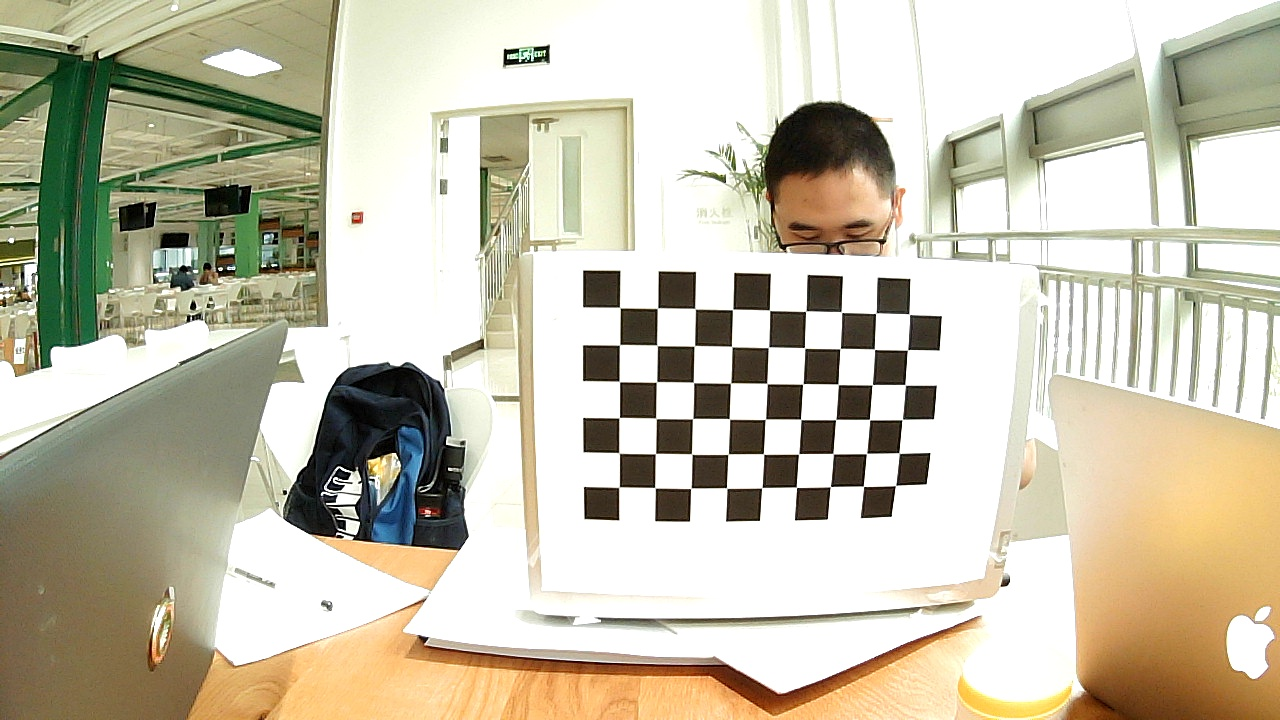
#> input picture Dataset/left/14.jpeg, 1280 x 720 px, found by its file name
$ python disparity_map.py   (older library calls are emulated)
#> lines starting #> are read from the running program, lines starting #| are printed output that depends on the picture; after the words box and inside, x2 and y2 are one past the last pixel; in counts of white or black regions, pixels touching at a corner belong together; long printed decimals are rounded
### Stereo_Calibration.py
import numpy as np
import cv2
import glob
import os

class StereoCalibration(object):
    def __init__(self, filepath, square_size):
        # termination criteria
        self.criteria = (cv2.TERM_CRITERIA_EPS +
                         cv2.TERM_CRITERIA_MAX_ITER, 30, 0.001)
        self.criteria_cal = (cv2.TERM_CRITERIA_EPS +
                             cv2.TERM_CRITERIA_MAX_ITER, 100, 1e-5)
        self.square_size = square_size # unit in meters
        # prepare object points, like (0,0,0), (1,0,0), (2,0,0) ....,(6,5,0)
        self.objp = np.zeros((9*6, 3), np.float32)
        self.objp[:, :2] = np.mgrid[0:9, 0:6].T.reshape(-1, 2) * self.square_size


        # Arrays to store object points and image points from all the images.
        self.objpoints = []  # 3d point in real world space
        self.imgpoints_l = []  # 2d points in image plane.
        self.imgpoints_r = []  # 2d points in image plane.

        self.cal_path = filepath
        self.camera_model = self.read_images(self.cal_path)


    def read_images(self, cal_path):
        images_right = glob.glob(cal_path + 'right/*.jpeg')
        images_left = glob.glob(cal_path + 'left/*.jpeg')
        images_left.sort()
        images_right.sort()

        for i, fname in enumerate(images_right):
            img_l = cv2.imread(images_left[i])
            img_r = cv2.imread(images_right[i])

            gray_l = cv2.cvtColor(img_l, cv2.COLOR_BGR2GRAY)
            gray_r = cv2.cvtColor(img_r, cv2.COLOR_BGR2GRAY)

            # Find the chess board corners
            ret_l, corners_l = cv2.findChessboardCorners(gray_l, (9, 6), None)
            ret_r, corners_r = cv2.findChessboardCorners(gray_r, (9, 6), None)

            # If found, add object points, image points (after refining them)
            self.objpoints.append(self.objp)

            if ret_l is True:
                rt = cv2.cornerSubPix(gray_l, corners_l, (11, 11),
                                      (-1, -1), self.criteria)
                self.imgpoints_l.append(corners_l)

                # Draw and display the corners
                ret_l = cv2.drawChessboardCorners(img_l, (9, 6),
                                                  corners_l, ret_l)
                #cv2.imshow(images_left[i], img_l)
                #cv2.waitKey(500)

            if ret_r is True:
                rt = cv2.cornerSubPix(gray_r, corners_r, (11, 11),
                                      (-1, -1), self.criteria)
                self.imgpoints_r.append(corners_r)

                # Draw and display the corners
                ret_r = cv2.drawChessboardCorners(img_r, (9, 6),
                                                  corners_r, ret_r)
                #cv2.imshow(images_right[i], img_r)
                #cv2.waitKey(500)
            img_shape = gray_l.shape[::-1]

        rt, self.M1, self.d1, self.r1, self.t1 = cv2.calibrateCamera(
            self.objpoints, self.imgpoints_l, img_shape, None, None)
        rt, self.M2, self.d2, self.r2, self.t2 = cv2.calibrateCamera(
            self.objpoints, self.imgpoints_r, img_shape, None, None)

        self.camera_model = self.stereo_calibrate(img_shape)
        return self.camera_model

    def stereo_calibrate(self, dims):
        flags = 0
        flags |= cv2.CALIB_FIX_INTRINSIC
        flags |= cv2.CALIB_USE_INTRINSIC_GUESS
        flags |= cv2.CALIB_FIX_FOCAL_LENGTH
        flags |= cv2.CALIB_ZERO_TANGENT_DIST


        stereocalib_criteria = (cv2.TERM_CRITERIA_MAX_ITER +
                                cv2.TERM_CRITERIA_EPS, 100, 1e-5)
        ret, M1, d1, M2, d2, R, T, E, F = cv2.stereoCalibrate(
            self.objpoints, self.imgpoints_l,
            self.imgpoints_r, self.M1, self.d1, self.M2,
            self.d2, dims,
            criteria=stereocalib_criteria, flags=flags)

        print('Intrinsic_mtx_1 left', M1)
        print('dist_1', d1)
        print('Intrinsic_mtx_2 right', M2)
        print('dist_2', d2)
        print('R', R)
        print('T', T)
        print('E', E)
        print('F', F)

        # camera_model = {}
        # camera_model['M1'] = M1
        # camera_model['M2'] = M2
        # camera_model['dist1'] = d1
        # camera_model['dist2'] = d2
        # camera_model['rvecs1'] = self.r1
        # camera_model['rvecs2'] = self.r2
        # camera_model['R'] = R
        # camera_model['T'] = T
        # camera_model['E'] = E
        # camera_model['F'] = F

        camera_model = {'M1': M1, 'M2': M2, 'dist1': d1,
                            'dist2': d2, 'rvecs1': self.r1,
                            'rvecs2' : self.r2, 'R': R, 'T': T,
                            'E': E, 'F': F}

        return camera_model

# [4 lines that do not run on import are left out]

### stereo_config.py
import numpy as np
import cv2
from Stereo_Calibration import *
import os

#双目相机参数
class stereoCameral(object):
    def __init__(self):
        self.filepath = os.path.join(os.getcwd(),'Dataset/')
        self.cal_data = StereoCalibration(self.filepath, 0.215)
        #左相机内参数
        self.cam_matrix_left = self.cal_data.camera_model['M1']
        #右相机内参数
        self.cam_matrix_right = self.cal_data.camera_model['M2']

        #左右相机畸变系数:[k1, k2, p1, p2, k3]
        self.distortion_l = self.cal_data.camera_model['dist1']
        self.distortion_r = self.cal_data.camera_model['dist2']

        #旋转矩阵
        om = self.cal_data.camera_model['R']
        self.R = cv2.Rodrigues(om)[0]  # 使用Rodrigues变换将om变换为R
        #平移矩阵
        self.T = self.cal_data.camera_model['T']

### disparity_map.py
import cv2
import numpy as np
import stereo_config as stereoconfig
import scipy.signal as signal
import os
import matplotlib.pyplot as plt

def getRectifyTransform(height, width, config):
    #读取矩阵参数
    left_K = config.cam_matrix_left
    right_K = config.cam_matrix_right
    left_distortion = config.distortion_l
    right_distortion = config.distortion_r
    R = config.R
    T = config.T

    #计算校正变换
    if type(height) != "int" or type(width) != "int":
        height = int(height)
        width = int(width)
    R1, R2, P1, P2, Q, roi1, roi2 = cv2.stereoRectify(left_K, left_distortion, right_K, right_distortion,
                                                      (width, height), R, T, alpha=0)
    map1x, map1y = cv2.initUndistortRectifyMap(left_K, left_distortion, R1, P1, (width, height), cv2.CV_32FC1)
    map2x, map2y = cv2.initUndistortRectifyMap(right_K, right_distortion, R2, P2, (width, height), cv2.CV_32FC1)

    return map1x, map1y, map2x, map2y, Q

# 畸变校正和立体校正
def rectifyImage(image1, image2, map1x, map1y, map2x, map2y):
    rectifyed_img1 = cv2.remap(image1, map1x, map1y, cv2.INTER_AREA)
    rectifyed_img2 = cv2.remap(image2, map2x, map2y, cv2.INTER_AREA)
    return rectifyed_img1, rectifyed_img2

#视差计算
def sgbm(imgL, imgR):
    #SGBM参数设置
    blockSize = 8
    img_channels = 3
    stereo = cv2.StereoSGBM_create(minDisparity = 1,
                                   numDisparities = 64,
                                   blockSize = blockSize,
                                   P1 = 8 * img_channels * blockSize * blockSize,
                                   P2 = 32 * img_channels * blockSize * blockSize,
                                   disp12MaxDiff = -1,
                                   preFilterCap = 1,
                                   uniquenessRatio = 10,
                                   speckleWindowSize = 100,
                                   speckleRange = 100,
                                   mode = cv2.STEREO_SGBM_MODE_HH)
    # 计算视差图
    disp = stereo.compute(imgL, imgR)
    disp = np.divide(disp.astype(np.float32), 16.)#除以16得到真实视差图
    return disp
#计算三维坐标，并删除错误点
def threeD(disp, Q):
    # 计算像素点的3D坐标（左相机坐标系下）
    points_3d = cv2.reprojectImageTo3D(disp, Q)

    points_3d = points_3d.reshape(points_3d.shape[0] * points_3d.shape[1], 3)

    X = points_3d[:, 0]
    Y = points_3d[:, 1]
    Z = points_3d[:, 2]

    #选择并删除错误的点
    remove_idx1 = np.where(Z <= 0)
    remove_idx2 = np.where(Z > 15000)
    remove_idx3 = np.where(X > 10000)
    remove_idx4 = np.where(X < -10000)
    remove_idx5 = np.where(Y > 10000)
    remove_idx6 = np.where(Y < -10000)
    remove_idx = np.hstack(
        (remove_idx1[0], remove_idx2[0], remove_idx3[0], remove_idx4[0], remove_idx5[0], remove_idx6[0]))

    points_3d = np.delete(points_3d, remove_idx, 0)

    #计算目标点（这里我选择的是目标区域的中位数，可根据实际情况选取）
    if points_3d.any():
        x = np.median(points_3d[:, 0])
        y = np.median(points_3d[:, 1])
        z = np.median(points_3d[:, 2])
        targetPoint = [x, y, z]
    else:
        targetPoint = [0, 0, -1]#无法识别目标区域

    return targetPoint

file_num = 14
filepath = os.path.join(os.getcwd(),'Dataset/')
imgR = cv2.imread(filepath + 'right/'+str(file_num) + '.jpeg', 0)
#> imgR: shape (720, 1280); min 0, max 255, mean 192.4
imgL = cv2.imread(filepath + 'left/'+str(file_num) + '.jpeg', 0)

height, width = imgL.shape[0:2]
#> height = 720; width = 1280
# 读取相机内参和外参
config = stereoconfig.stereoCameral()
#> in read_images, img_l is the input picture: shape (720, 1280, 3); mean B, G, R 173.1, 193, 198.5
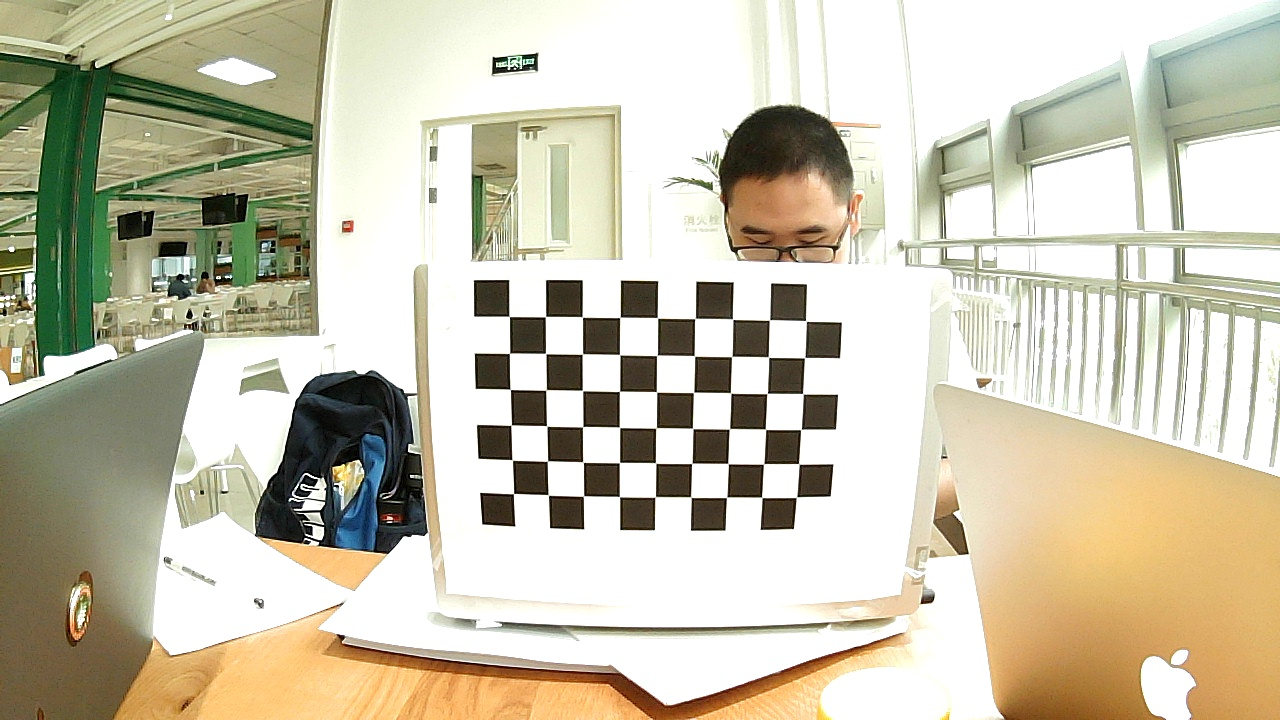
#> input picture Dataset/right/1.jpeg, 1280 x 720 px
#> in read_images, img_r is the input picture: shape (720, 1280, 3); mean B, G, R 174.6, 195.3, 200.8
#> in read_images, `gray_r = cv2.cvtColor(img_r, cv2.COLOR_BGR2GRAY)`:
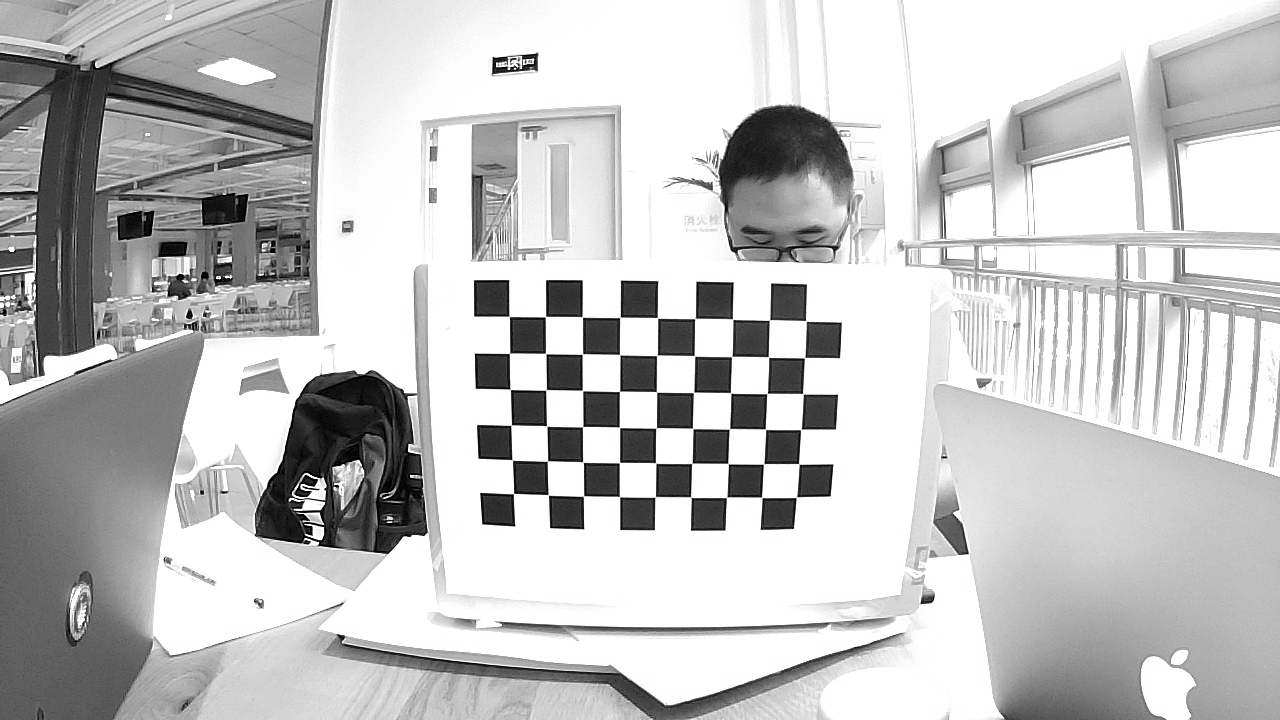
#> gray_r: shape (720, 1280); min 0, max 255, mean 194.6
#> in read_images, `ret_l, corners_l = cv2.findChessboardCorners(gray_l, (9, 6), None)`: ret_l = True; corners_l = 54 rows, first 8: [619.7, 307.5], [657.4, 308.3], [695.1, 308.6], [732.5, 309.5], [769.5, 310.2], [805.6, 311.2], [841.4, 312.1], [875.6, 313.3]
#> in read_images, `ret_r, corners_r = cv2.findChessboardCorners(gray_r, (9, 6), None)`: ret_r = True; corners_r = 54 rows, first 8: [509.3, 316.5], [545.5, 316.6], [582.4, 317.1], [619.8, 317.4], [657.4, 317.7], [695, 318.5], [732.7, 319.3], [769.3, 320.1]
#> in read_images, `rt = cv2.cornerSubPix(gray_l, corners_l, (11, 11), (-1, -1), self.crit..`: rt = 54 rows, first 8: [619.8, 307.5], [657.4, 308.2], [695, 308.6], [732.6, 309.5], [769.5, 310.3], [805.8, 311.2], [841.4, 312], [875.8, 313.2]
#> in read_images, `rt = cv2.cornerSubPix(gray_r, corners_r, (11, 11), (-1, -1), self.crit..`: rt = 54 rows, first 8: [509.2, 316.4], [545.5, 316.6], [582.4, 316.9], [620, 317.4], [657.4, 317.8], [695, 318.5], [732.6, 319.2], [769.5, 320.1]
#> in read_images, `rt, self.M1, self.d1, self.r1, self.t1 = cv2.calibrateCamera( self.obj..`: rt = 0.193; self.M1 = [[363.1, 0, 659.4], [0, 353.3, 416.1], [0, 0, 1]]; self.d1 = [[-0.125, 0.118, -0.0118, 0.0016, -0.105]]; self.r1 = ([0.0842, -0.00698, 0.0137],); self.t1 = ([-0.226, -0.633, 2.06],)
#> in read_images, `rt, self.M2, self.d2, self.r2, self.t2 = cv2.calibrateCamera( self.obj..`: rt = 0.559; self.M2 = [[6371.9, 0, 688.3], [0, 4875.2, 339], [0, 0, 1]]; self.d2 = [[-29.92, 3969.1, -0.182, 0.149, 21.91]]; self.r2 = ([0.00713, -0.698, 0.0197],); self.t2 = ([-0.793, -0.133, 27.41],)
#> in stereo_calibrate, `ret, M1, d1, M2, d2, R, T, E, F = cv2.stereoCalibrate( self.objpoints,..`: ret = 0.418; M1 = [[363.1, 0, 659.4], [0, 353.3, 416.1], [0, 0, 1]]; d1 = [[-0.125, 0.118, -0.0118, 0.0016, -0.105]]; M2 = [[6371.9, 0, 688.3], [0, 4875.2, 339], [0, 0, 1]]; d2 = [[-29.92, 3969.1, -0.182, 0.149, 21.91]]; R = [[0.771, 0.0438, -0.636], [0.00186, 0.997, 0.071], [0.637, -0.0559, 0.769]]; T = [0.718, 0.353, 25.94]; E = [[0.177, -25.89, -1.57], [19.53, 1.18, -17.04], [-0.271, 0.701, 0.275]]; F = [[1.28e-07, -1.92e-05, 0.0075], [1.84e-05, 1.14e-06, -0.0185], [-0.00758, 0.0162, 1]]
#| Intrinsic_mtx_1 left [[363.148   0.         659.438]
#|  [  0.         353.261  416.127]
#|  [  0.           0.           1.        ]]
#| dist_1 [[-0.1246  0.1177 -0.0118  0.001601 -0.1052]]
#| Intrinsic_mtx_2 right [[6.37188878e+03 0.00000000e+00 6.88282738e+02]
#|  [0.00000000e+00 4.87523124e+03 3.39019197e+02]
#|  [0.00000000e+00 0.00000000e+00 1.00000000e+00]]
#| dist_2 [[-2.99165165e+01  3.96910295e+03 -1.82125400e-01  1.48812095e-01
#|    2.19095963e+01]]
#| R [[ 0.7707  0.04381 -0.6357]
#|  [ 0.001859  0.9975  0.071]
#|  [ 0.6372 -0.0559  0.7687]]
#| T [[ 0.7184]
#|  [ 0.3529]
#|  [25.940]]
#| E [[  0.1766 -25.894  -1.570]
#|  [ 19.535   1.177 -17.041]
#|  [ -0.2706   0.7011   0.2753]]
#| F [[ 1.27527250e-07 -1.92209368e-05  7.50246296e-03]
#|  [ 1.84359783e-05  1.14141080e-06 -1.84727812e-02]
#|  [-7.58313417e-03  1.61586897e-02  1.00000000e+00]]
#> in read_images, `self.camera_model = self.stereo_calibrate(img_shape)`: self.camera_model = 10 items

map1x, map1y, map2x, map2y, Q = getRectifyTransform(height, width, config)
iml_rectified, imr_rectified = rectifyImage(imgL, imgR, map1x, map1y, map2x, map2y)
#> in rectifyImage, `rectifyed_img1 = cv2.remap(image1, map1x, map1y, cv2.INTER_AREA)`:
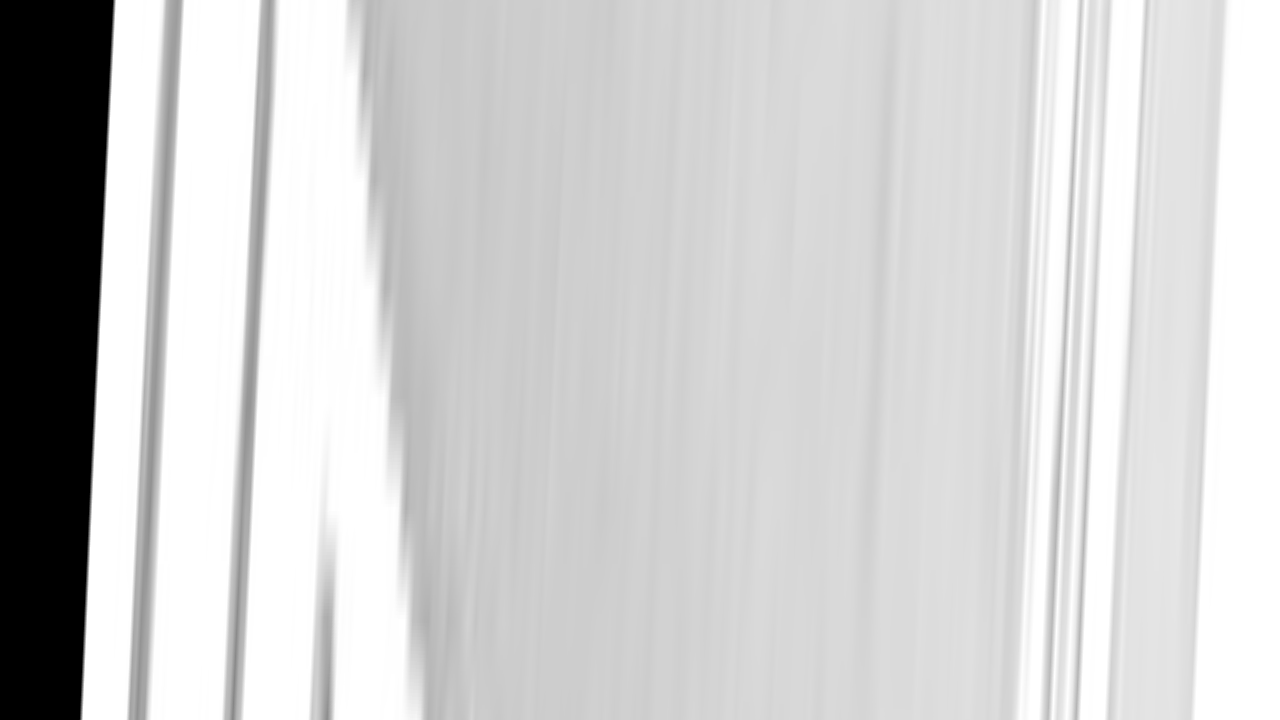
#> rectifyed_img1: shape (720, 1280); min 0, max 255, mean 207.1
#> in rectifyImage, `rectifyed_img2 = cv2.remap(image2, map2x, map2y, cv2.INTER_AREA)`: rectifyed_img2: shape (720, 1280); every value is 0

disp = sgbm(iml_rectified, imr_rectified)
#> in sgbm, `disp = stereo.compute(imgL, imgR)`:
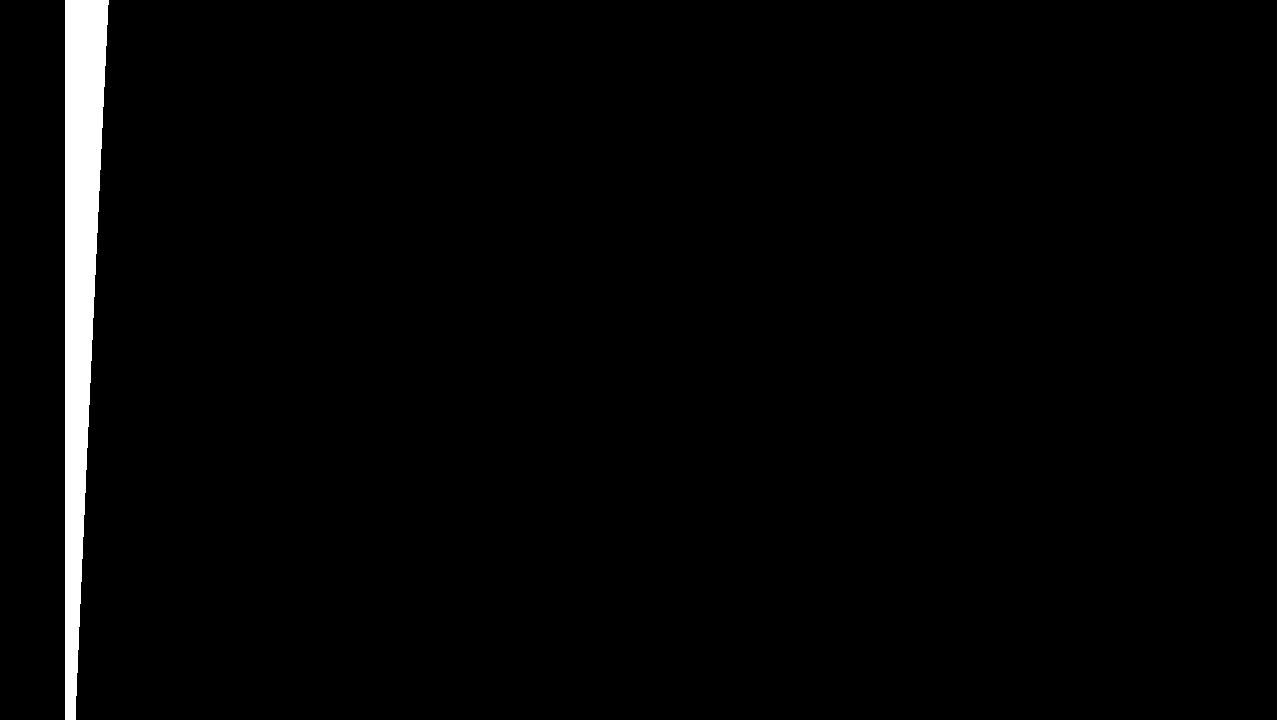
#> disp: shape (720, 1280) int16; values 0 (black) and 16 (white), 2.3% white; 2 white regions, box (x1, y1, x2, y2) and area: (65, 0, 109, 720) 19253, (1277, 0, 1280, 720) 2160
plt.figure()
plt.imshow(iml_rectified)
plt.figure()
plt.imshow(disp)
plt.show()
plt.close('all')
target_point = threeD(disp, Q)#计算目标点的3D坐标（左相机坐标系下）
#> in threeD, `points_3d = cv2.reprojectImageTo3D(disp, Q)`: points_3d: shape (720, 1280, 3) float32; 97.68% of the values are NaN or infinite; the others: min -1722197.1, max 331407, mean -464586
#> in threeD, `points_3d = np.delete(points_3d, remove_idx, 0)`: points_3d = empty array
#> target_point = [0, 0, -1]
print(target_point)
#| [0, 0, -1]
